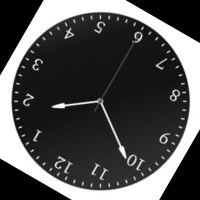
#> input picture Image/ratate150.jpg, 200 x 200 px, found by its file name
$ python ImageProcess.py
#> lines starting #> are read from the running program, lines starting #| are printed output that depends on the picture; after the words box and inside, x2 and y2 are one past the last pixel; in counts of white or black regions, pixels touching at a corner belong together; long printed decimals are rounded
from cv2 import cv2
import math

def CalDistance(lst):
    return (lst[2] ** 2 + lst[3] ** 2)**0.5

image = cv2.imread('../playdata/Python_encore/EncoreOpenCVProject/Image/ratate150.jpg',cv2.IMREAD_GRAYSCALE)
#> image is the input picture: shape (200, 200); min 0, max 255, mean 78.8
_, binaryImage = cv2.threshold(image,0,255,cv2.THRESH_OTSU)
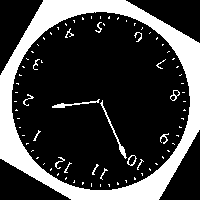
#> binaryImage: shape (200, 200); 24.6% white; 80 white regions (62 under 20 px), largest, box (x1, y1, x2, y2) and area: (0, 0, 200, 200) 8926, (100, 100, 127, 159) 144, (52, 99, 100, 108) 114
minArea = 40001
lst = [0,0,0,0]
nlabels, labels, stats, centroids = cv2.connectedComponentsWithStats(binaryImage)
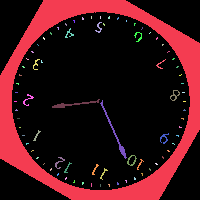
#> labels: shape (200, 200) int32; 81 distinct labels, from 0 to 80; one colour per label, 0 black
#> nlabels = 81; stats = 81 rows, first 6: [0, 0, 200, 200, 30159], [0, 0, 200, 200, 8926], [82, 17, 2, 3, 5], [91, 16, 1, 3, 3], [100, 16, 1, 3, 3], [108, 16, 2, 3, 5]; centroids = 81 pairs, first value 15 to 184, second value 17 to 185
for i in range(nlabels):
    if i < 5:
        continue
    area = stats[i, cv2.CC_STAT_AREA]
    left = stats[i, cv2.CC_STAT_LEFT]
    top = stats[i, cv2.CC_STAT_TOP]
    width = stats[i, cv2.CC_STAT_WIDTH]
    height = stats[i, cv2.CC_STAT_HEIGHT]

    if area > 50 and area < minArea:
        minArea = area
        lst = [left, top, width, height]
#> this loop made 81 passes
#> (area, left, top, width, height, minArea) on pass 41: (114, 52, 99, 48, 9, 114)
#> (area, left, top, width, height) on passes 11, 16, 18, 27, 28, 37: (28, 95, 22, 7, 11), (29, 65, 28, 9, 10), (30, 134, 32, 8, 10), (25, 33, 59, 7, 11), (22, 156, 59, 10, 10), (39, 170, 90, 10, 11)
#> after the loop, minArea = 114
degree = -lst[3] / CalDistance(lst) if lst[0] + 0.5 * lst[2] < 100 else lst[3] / CalDistance(lst)
#> degree = -0.184
MOH = lst[1] + 0.5 * lst[3]
#> MOH = 103.5
MOW = lst[0] + 0.5 * lst[2]
#> MOW = 76
if MOH < 100 and MOW < 100 : #2사분면
    degree = -math.asin(lst[3] / CalDistance(lst))
elif MOH < 100 and MOW >= 100 : #1사분면
    degree = math.asin(lst[3] / CalDistance(lst))
elif MOH > 100 and MOW < 100 : #3사분면
    degree = math.asin(lst[3] / CalDistance(lst))
#> degree = 0.185
else : #4사분면
    degree = math.asin(lst[3] / CalDistance(lst))
print(degree)
#| 0.1853

$ run again, with Image/ratate120.jpg copied over Image/ratate150.jpg
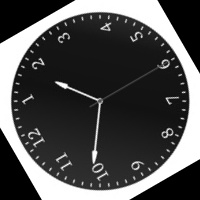
#> input picture Image/ratate120.jpg, 200 x 200 px, found by its file name
#> image is the input picture: shape (200, 200); min 0, max 255, mean 78.8
#> `_, binaryImage = cv2.threshold(image,0,255,cv2.THRESH_OTSU)`:
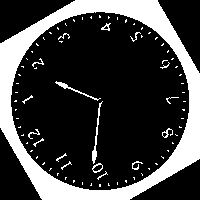
#> binaryImage: shape (200, 200); 24.6% white; 82 white regions (65 under 20 px), largest, box (x1, y1, x2, y2) and area: (0, 0, 200, 200) 8926, (92, 101, 103, 164) 143, (55, 81, 101, 101) 110
#> `nlabels, labels, stats, centroids = cv2.connectedComponentsWithStats(b..`:
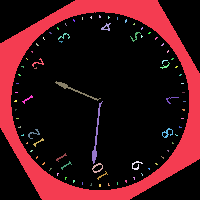
#> labels: shape (200, 200) int32; 83 distinct labels, from 0 to 82; one colour per label, 0 black
#> nlabels = 83; stats = 83 rows, first 6: [0, 0, 200, 200, 30146], [0, 0, 200, 200, 8926], [99, 15, 2, 3, 5], [82, 17, 1, 3, 3], [90, 16, 2, 3, 4], [108, 16, 2, 3, 4]; centroids = 83 pairs, first value 15.2 to 184, second value 16.2 to 185
#> the loop `for i in range(nlabels):` made 83 passes
#> (area, left, top, width, height, minArea) on pass 37: (110, 55, 81, 46, 20, 110)
#> after the loop `for i in range(nlabels):`: minArea = 110
#> `degree = -lst[3] / CalDistance(lst) if lst[0] + 0.5 * lst[2] < 100 els..`: degree = -0.399
#> MOH = 91
#> MOW = 78
#> `degree = -math.asin(lst[3] / CalDistance(lst))`: degree = -0.41
#| -0.4101

$ run again, with Image/ratate180.jpg copied over Image/ratate150.jpg
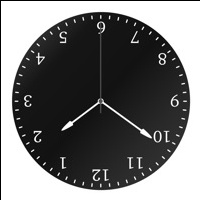
#> input picture Image/ratate180.jpg, 200 x 200 px, found by its file name
#> image is the input picture: shape (200, 200); min 0, max 255, mean 115.8
#> `_, binaryImage = cv2.threshold(image,0,255,cv2.THRESH_OTSU)`:
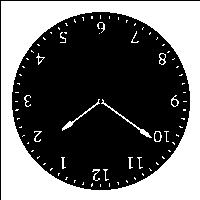
#> binaryImage: shape (200, 200); 39.1% white; 80 white regions (63 under 20 px), largest, box (x1, y1, x2, y2) and area: (1, 1, 200, 200) 14709, (101, 99, 152, 138) 138, (62, 99, 100, 131) 111
#> `nlabels, labels, stats, centroids = cv2.connectedComponentsWithStats(b..`:
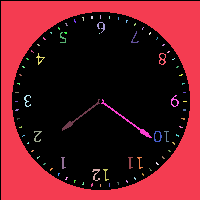
#> labels: shape (200, 200) int32; 81 distinct labels, from 0 to 80; one colour per label, 0 black
#> nlabels = 81; stats = 81 rows, first 6: [0, 0, 200, 200, 24342], [1, 1, 199, 199, 14709], [100, 15, 1, 4, 4], [82, 17, 2, 4, 5], [91, 16, 2, 3, 6], [109, 16, 1, 3, 3]; centroids = 81 pairs, first value 16 to 184.5, second value 16.5 to 185
#> the loop `for i in range(nlabels):` made 81 passes
#> (area, left, top, width, height, minArea) on pass 41: (111, 62, 99, 38, 32, 111)
#> after the loop `for i in range(nlabels):`: minArea = 111
#> `degree = -lst[3] / CalDistance(lst) if lst[0] + 0.5 * lst[2] < 100 els..`: degree = -0.644
#> MOH = 115
#> MOW = 81
#> `degree = math.asin(lst[3] / CalDistance(lst))`: degree = 0.7
#| 0.6999

$ run again, with Image/ratate210.jpg copied over Image/ratate150.jpg
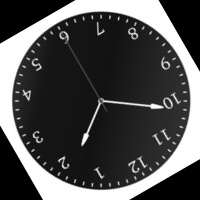
#> input picture Image/ratate210.jpg, 200 x 200 px, found by its file name
#> image is the input picture: shape (200, 200); min 0, max 255, mean 78.8
#> `_, binaryImage = cv2.threshold(image,0,255,cv2.THRESH_OTSU)`:
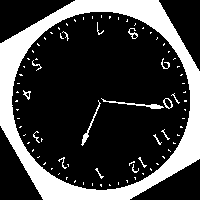
#> binaryImage: shape (200, 200); 24.6% white; 83 white regions (66 under 20 px), largest, box (x1, y1, x2, y2) and area: (0, 0, 200, 200) 8930, (101, 98, 164, 109) 141, (81, 100, 101, 146) 110
#> `nlabels, labels, stats, centroids = cv2.connectedComponentsWithStats(b..`:
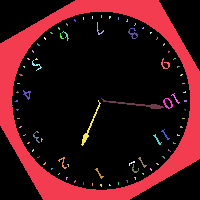
#> labels: shape (200, 200) int32; 84 distinct labels, from 0 to 83; one colour per label, 0 black
#> nlabels = 84; stats = 84 rows, first 6: [0, 0, 200, 200, 30150], [0, 0, 200, 200, 8930], [101, 15, 1, 3, 3], [83, 17, 1, 3, 3], [92, 16, 1, 3, 3], [109, 16, 2, 3, 5]; centroids = 84 pairs, first value 16.2 to 185, second value 16 to 184.8
#> the loop `for i in range(nlabels):` made 84 passes
#> (area, left, top, width, height, minArea) on passes 41, 44: (141, 101, 98, 63, 11, 141), (110, 81, 100, 20, 46, 110)
#> after the loop `for i in range(nlabels):`: minArea = 110
#> `degree = -lst[3] / CalDistance(lst) if lst[0] + 0.5 * lst[2] < 100 els..`: degree = -0.917
#> MOH = 123
#> MOW = 91
#> `degree = math.asin(lst[3] / CalDistance(lst))`: degree = 1.16
#| 1.161
